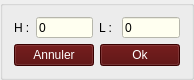
<?xml version="1.0" encoding="UTF-8"?>
<ui version="4.0">
 <class>GroupBox</class>
 <widget class="QGroupBox" name="GroupBox">
  <property name="geometry">
   <rect>
    <x>0</x>
    <y>0</y>
    <width>188</width>
    <height>76</height>
   </rect>
  </property>
  <property name="windowTitle">
   <string>Crop</string>
  </property>
  <property name="styleSheet">
   <string notr="true">QMainWindow {color : white ; background-color : rgb(64,64,64)}
QPushButton { color: white; background-color: rgb(80,0,0) }
QPushButton::default {  color: white; background-color: rgb(100,0,0); border: 1px solid rgb(100,0,0) ;border-radius:6px}
QPushButton::default::pressed {  color: white; background-color: rgb(40,0,0); border: 1px solid rgb(100,0,0) ;border-radius:6px}
QLineEdit { color: black; background-color: ivory }
QLabel::disabled { color : rgb(200,200,200) }
QGroupBox::title{ color:white}
QGroupBox::indicator::unchecked {background-color:ivory; width: 10 px;height: 10 px}
QGroupBox::indicator::checked { background-color:green; width: 10 px;height: 10 px }
</string>
  </property>
  <property name="title">
   <string/>
  </property>
  <layout class="QVBoxLayout" name="verticalLayout">
   <item>
    <layout class="QHBoxLayout" name="horizontalLayout">
     <item>
      <widget class="QLabel" name="label">
       <property name="text">
        <string>H :</string>
       </property>
      </widget>
     </item>
     <item>
      <widget class="QLineEdit" name="H_crop_text">
       <property name="maximumSize">
        <size>
         <width>16777215</width>
         <height>21</height>
        </size>
       </property>
       <property name="text">
        <string>0</string>
       </property>
      </widget>
     </item>
     <item>
      <widget class="QLabel" name="label_2">
       <property name="text">
        <string>L : </string>
       </property>
      </widget>
     </item>
     <item>
      <widget class="QLineEdit" name="L_crop_text">
       <property name="maximumSize">
        <size>
         <width>16777215</width>
         <height>21</height>
        </size>
       </property>
       <property name="text">
        <string>0</string>
       </property>
      </widget>
     </item>
    </layout>
   </item>
   <item>
    <layout class="QHBoxLayout" name="horizontalLayout_2">
     <item>
      <widget class="QPushButton" name="cancel_btn">
       <property name="maximumSize">
        <size>
         <width>80</width>
         <height>24</height>
        </size>
       </property>
       <property name="text">
        <string>Annuler</string>
       </property>
      </widget>
     </item>
     <item>
      <widget class="QPushButton" name="ok_btn">
       <property name="maximumSize">
        <size>
         <width>80</width>
         <height>24</height>
        </size>
       </property>
       <property name="text">
        <string>Ok</string>
       </property>
      </widget>
     </item>
    </layout>
   </item>
  </layout>
 </widget>
 <resources/>
 <connections/>
</ui>
